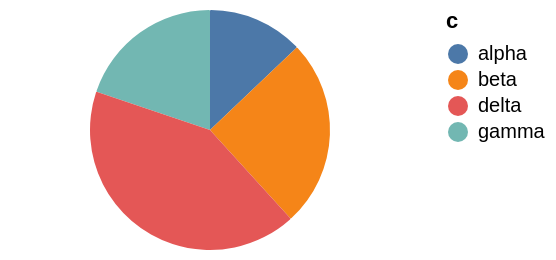

This figure's Vega-Lite source:
### Vega-Lite specification from a JSON file in a GitHub repository (floating-point values rounded to 4 significant figures)
{"$schema": "https://vega.github.io/schema/vega-lite/v6.json", "width": 200, "height": 120, "data": {"values": [{"c": "alpha", "v": 28, "w": 3, "t": "2024-01-07"}, {"c": "beta", "v": 55, "w": 7, "t": "2024-03-19"}, {"c": "gamma", "v": 43, "w": 5, "t": "2024-06-02"}, {"c": "delta", "v": 91, "w": 9, "t": "2024-09-11"}]}, "mark": {"type": "arc", "cornerRadius": 0.5}, "encoding": {"theta": {"field": "v", "type": "quantitative"}, "color": {"field": "c", "type": "nominal"}}}
